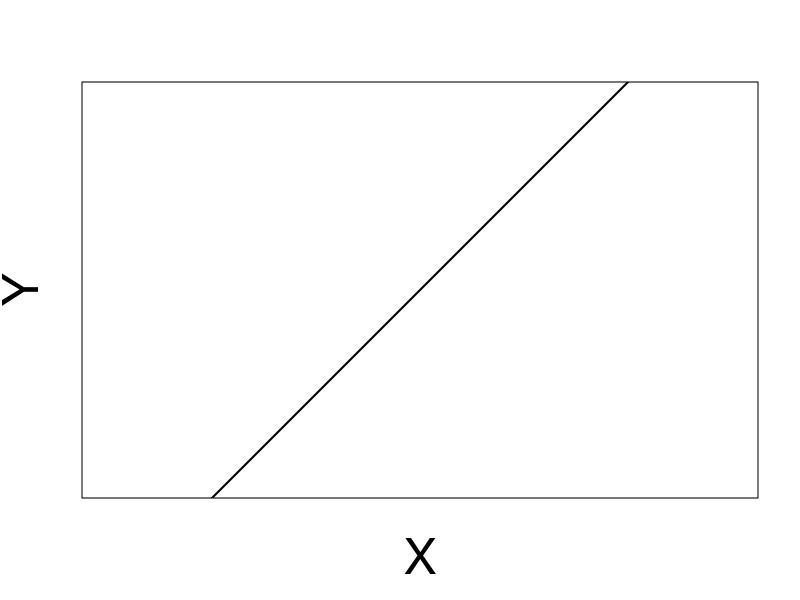
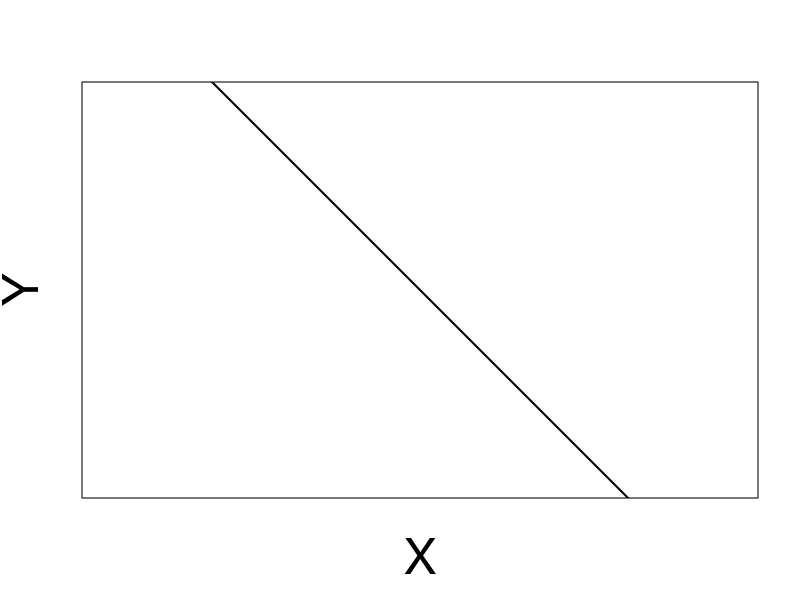
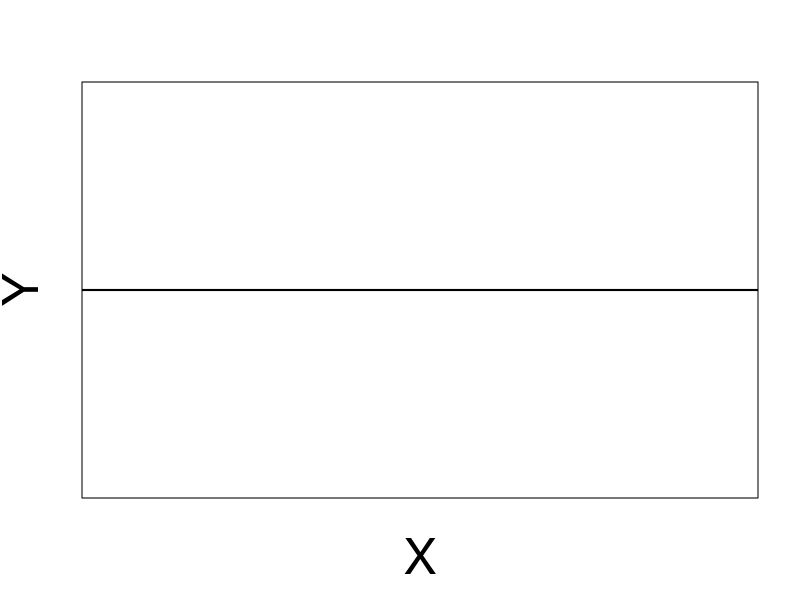
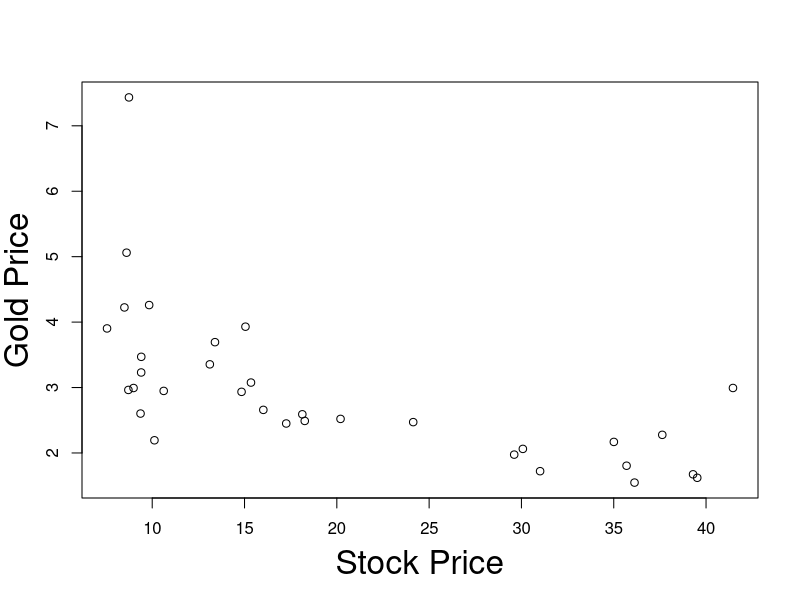

Here is the R script that generated these plots, in order:
## ---- chunk 1
#| echo: false
#| fig-asp: 1


# Create a scatter plot with no data points (type = "n")
plot(
  1, 1, 
  type = "n", 
  xlab = "", 
  ylab = "", 
  xlim = c(0, 5), 
  ylim = c(0, 5), 
  frame.plot = TRUE, 
  axes = FALSE, 
  asp = 1)


mtext("X", side=1, line=3, cex=3)
mtext("Y", side=2, line=2, cex=3)

# Add the line y = x
abline(
  a = 0, 
  b = 1, 
  col = "black", 
  lwd = 2)

## ---- chunk 2
#| echo: false
#| fig-asp: 1


# Create a scatter plot with no data points (type = "n")
plot(
  1, 1, 
  type = "n", 
  xlab = "", 
  ylab = "", 
  xlim = c(-3, 3), 
  ylim = c(-3, 3), 
  frame.plot = TRUE, 
  axes = FALSE, 
  asp = 1)



mtext("X", side=1, line=3, cex=3)
mtext("Y", side=2, line=2, cex=3)

# Add the line y = x
abline(
  a = 0, 
  b = -1, 
  col = "black", 
  lwd = 2)

## ---- chunk 3
#| echo: false
#| fig-asp: 1


# Create a scatter plot with no data points (type = "n")
plot(
  1, 1, 
  type = "n", 
  xlab = "", 
  ylab = "", 
  xlim = c(0, 5), 
  ylim = c(0, 5), 
  frame.plot = TRUE, 
  axes = FALSE, 
  asp = 1)


mtext("X", side=1, line=3, cex=3)
mtext("Y", side=2, line=2, cex=3)

# Add the line y = x
abline(
  a = 2.5, 
  b = 0, 
  col = "black", 
  lwd = 2)

## ---- chunk 4
#| echo: false
#| layout-ncol: 1

data <- read.table("datasets/L3eg1data.txt")

#Add column labels to data
colnames(data) <- c("Stock Price","Gold Price")

# Output markdown table from data
knitr::kable(
  list(data[1:11,], data[12:22,], data[23:33,]),
  row.names = TRUE,
  format = "html", 
  table.attr = 'class="table simple table-striped table-hover"',
) 


## ---- chunk 5
#| echo: false
#| fig-asp: 1

data1 <- read.table("datasets/L3eg1data.txt")
realgoldprice<-data1[,1]
realstockprice<-data1[,2]
plot(realstockprice, 
  realgoldprice, 
  xlab="", 
  ylab="")

mtext("Stock Price", side=1, line=3, cex=2)
mtext("Gold Price", side=2, line=2.5, cex=2)

## ---- chunk 6
#| echo: false
#| layout-ncol: 3
#| tbl-cap: "Dataset with 33 entries for Stock and Gold price pairs"

# Read dataset
data <- read.table("datasets/L3eg1data.txt")

#Add column labels to data
colnames(data) <- c("Stock Price","Gold Price")

# Output markdown table from data

knitr::kable(data[1:11,], row.names = TRUE)

knitr::kable(data[12:22,], row.names = TRUE)

knitr::kable(data[23:33,], row.names = TRUE)

